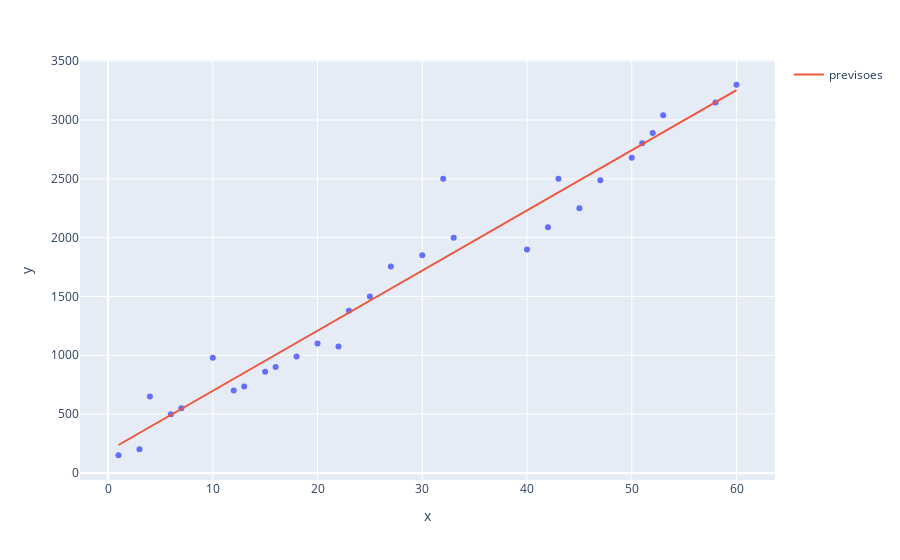

The notebook cell this image was saved under:
### Code cell
grafi = px.scatter(x = x_custo_diaria.ravel(), y = y_custo_diaria)
grafi.add_scatter(x = x_custo_diaria.ravel(), y = previsao_precos, name='previsoes')
grafi.show()

### Figure 1 — Plotly figure (JSON) as saved in the notebook; plotly's stock layout.template omitted (floating-point values rounded to 4 significant figures)
{"data": [{"hovertemplate": "x=%{x}<br>y=%{y}<extra></extra>", "legendgroup": "", "marker": {"color": "#636efa", "symbol": "circle"}, "mode": "markers", "name": "", "orientation": "v", "showlegend": false, "type": "scatter", "x": [1, 3, 4, 6, 7, 10, 12, 13, 15, 16, 20, 18, 22, 23, 25, 27, 30, 32, 33, 40, 42, 43, 45, 47, 50, 51, 52, 53, 58, 60], "xaxis": "x", "y": [150, 200, 650, 499, 549, 980, 700, 735, 859, 900, 1100, 989, 1075, 1378, 1500, 1755, 1850, 2500, 2000, 1900, 2089, 2500, 2250, 2488, 2680, 2803, 2890, 3040, 3150, 3300], "yaxis": "y"}, {"name": "previsoes", "type": "scatter", "x": [1, 3, 4, 6, 7, 10, 12, 13, 15, 16, 20, 18, 22, 23, 25, 27, 30, 32, 33, 40, 42, 43, 45, 47, 50, 51, 52, 53, 58, 60], "y": [237.1, 339.4, 390.6, 492.8, 544.0, 697.4, 799.7, 850.8, 953.1, 1004.0, 1209.0, 1107.0, 1311.0, 1362.0, 1465.0, 1567.0, 1720.0, 1823.0, 1874.0, 2232.0, 2334.0, 2385.0, 2487.0, 2590.0, 2743.0, 2794.0, 2845.0, 2896.0, 3152.0, 3254.0]}], "layout": {"legend": {"tracegroupgap": 0}, "margin": {"t": 60}, "xaxis": {"anchor": "y", "domain": [0, 1], "title": {"text": "x"}}, "yaxis": {"anchor": "x", "domain": [0, 1], "title": {"text": "y"}}}}
